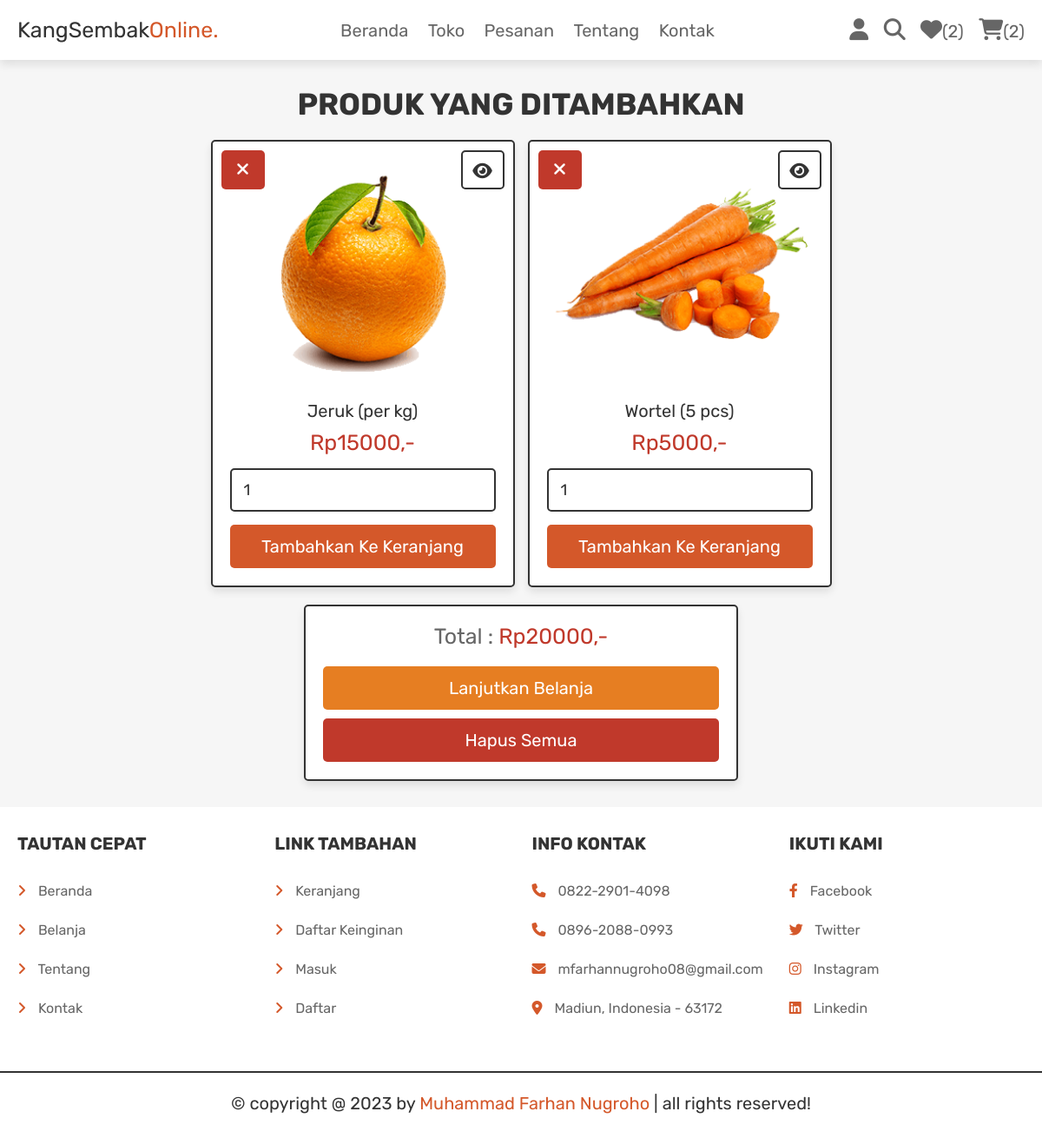
The app's page /wishlist.php (signed in) with its own data.
### tables this page shows
CREATE TABLE `wishlist` (
  `id` int(100) NOT NULL,
  `user_id` int(100) NOT NULL,
  `pid` int(100) NOT NULL,
  `name` varchar(100) NOT NULL,
  `price` int(100) NOT NULL,
  `image` varchar(100) NOT NULL
);

### wishlist.php (the view, shortened to what this page needs)
<?php
@include 'config.php';
$user_id = $_SESSION['user_id'];
?>
<!DOCTYPE html>
<html lang="en">
<head>
   <link rel="stylesheet" href="https://cdnjs.cloudflare.com/ajax/libs/font-awesome/6.1.1/css/all.min.css">
   <link rel="stylesheet" href="css/style.css">
</head>
<body>
<?php include 'header.php'; ?>
<section class="wishlist">
   <h1 class="title">Produk yang Ditambahkan</h1>
   <div class="box-container">
   <?php
      $grand_total = 0;
      $select_wishlist = $conn->prepare("SELECT * FROM `wishlist` WHERE user_id = ?");
      $select_wishlist->execute([$user_id]);
      if($select_wishlist->rowCount() > 0){
         while($fetch_wishlist = $select_wishlist->fetch(PDO::FETCH_ASSOC)){
   ?>
   <form action="" method="POST" class="box">
      <a href="wishlist.php?delete=<?= $fetch_wishlist['id']; ?>" class="fas fa-times" onclick="return confirm('Hapus dari wishlist?');"></a>
      <a href="view_page.php?pid=<?= $fetch_wishlist['pid']; ?>" class="fas fa-eye"></a>
      <img src="uploaded_img/<?= $fetch_wishlist['image']; ?>" alt="">
      <div class="name"><?= $fetch_wishlist['name']; ?></div>
      <div class="price">Rp<?= $fetch_wishlist['price']; ?>,-</div>
      <input type="number" min="1" value="1" class="qty" name="p_qty">
      <input type="submit" value="Tambahkan ke Keranjang" name="add_to_cart" class="btn">
   </form>
   <?php
      $grand_total += $fetch_wishlist['price'];
      }
   }else{
      echo '<p class="empty">Wishlist Anda kosong</p>';
   }
   ?>
   </div>
   <div class="wishlist-total">
      <p>Total : <span>Rp<?= $grand_total; ?>,-</span></p>
      <a href="shop.php" class="option-btn">Lanjutkan Belanja</a>
      <a href="wishlist.php?delete_all" class="delete-btn <?= ($grand_total > 1)?'':'disabled'; ?>">Hapus Semua</a>
   </div>
</section>
<?php include 'footer.php'; ?>
</body>
</html>

### css/style.css (style rules this page uses)
.wishlist .box-container { display: grid; grid-template-columns: repeat(auto-fit, 35rem); gap:1.5rem; justify-content: center; align-items: flex-start; }
.wishlist .box-container .box { padding:2rem; text-align: center; border:var(--border); background-color: var(--white); box-shadow: var(--box-shadow); border-radius: .5rem; position: relative; }
.wishlist .box-container .box .price { padding:1rem 0; color:var(--red); font-size: 2.5rem; }
.wishlist .box-container .box .fa-eye { position: absolute; top:1rem; right:1rem; border-radius: .5rem; height: 4.5rem; line-height: 4.3rem; width: 5rem; border:var(--border); color:var(--black); font-size: 2rem; background-color: var(--white); }
.wishlist .box-container .box .fa-times { position: absolute; top:1rem; left:1rem; border-radius: .5rem; height: 4.5rem; line-height: 4.3rem; width: 5rem; color:var(--white); font-size: 2rem; background-color: var(--red); }
.wishlist .box-container .box img { width: 100%; margin-bottom: 1rem; }
.wishlist .box-container .box .name { font-size: 2rem; color:var(--black); padding-top: 1rem; }
.wishlist .box-container .box .qty { margin:.5rem 0; border-radius: .5rem; padding:1.2rem 1.4rem; font-size: 1.8rem; color:var(--black); border:var(--border); width: 100%; }
.wishlist .wishlist-total { max-width: 50rem; margin: 0 auto; margin-top: 2rem; padding:2rem; text-align: center; border:var(--border); background-color: var(--white); box-shadow: var(--box-shadow); border-radius: .5rem; }
.wishlist .wishlist-total p { margin-bottom: 2rem; font-size: 2.5rem; color:var(--light-color); }
.wishlist .wishlist-total p span { color:var(--red); }

### css/components.css (style rules this page uses)
:root { --darkorange:#d4582a; --lightorange:#e67e22; --red:#c0392b; --black:#333; --light-color:#666; --white:#fff; --light-bg:#f6f6f6; --border:.2rem solid var(--black); --box-shadow:0 .5rem 1rem rgba(0,0,0,.1); }
* { font-family: 'Rubik', sans-serif; margin:0; padding:0; box-sizing: border-box; outline: none; border:none; text-decoration: none; color:var(--black); }
body { background-color: var(--light-bg); }
html { font-size: 62.5%; overflow-x: hidden; scroll-behavior: smooth; scroll-padding-top: 6.5rem; }
section { padding:3rem 2rem; max-width: 1200px; margin:0 auto; }
.btn, .delete-btn, .option-btn { display: block; width: 100%; margin-top: 1rem; border-radius: .5rem; color:var(--white); font-size: 2rem; padding:1.3rem 3rem; text-transform: capitalize; cursor: pointer; text-align: center; }
.btn { background-color: var(--darkorange); }
.delete-btn { background-color: var(--red); }
.option-btn { background-color: var(--lightorange); }
.title { text-align: center; margin-bottom: 2rem; text-transform: uppercase; color:var(--black); font-size: 3.5rem; }

### records on screen
wishlist: image (picture), name "Jeruk (per kg)", price "15000"
wishlist: image (picture), name "Wortel (5 pcs)", price "5000"

### other values on screen
$count_wishlist_items->rowCount() "2"
$count_cart_items->rowCount() "2"
$grand_total "20000"
